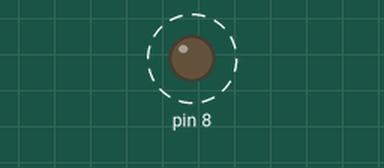
Bench run of a sketch on a simulated Arduino Uno, built with avr-gcc and run on an emulated ATmega328P. Parts: output pins drawn as LEDs (lit = HIGH). Dashed ring = blinking.

Above: at 0.05 s.
Timing chart, 0 to 3.0 s (numbered marks = the images above):
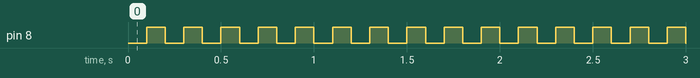

Measured:
- by itself, pin 8: alternates HIGH for 0.10 s and LOW for 0.10 s

The sketch:

main.ino
```cpp
#include <Arduino.h>
#include <avr/io.h>
#include <avr/interrupt.h>

#define _DEBUG

#ifdef _DEBUG
  #define DEBUG_PRINT(txt) Serial.print(txt);
  #define DEBUG_PRINTLN(txt) Serial.println(txt);
  #define DEBUG_VALUE(txt,val) Serial.print(txt); Serial.print(": "); Serial.println(val);
  #define DEBUG_BIN(txt,val) Serial.print(txt); Serial.print(": 0b"); Serial.println(val,BIN);
#else
  #define DEBUG_PRINT(txt)
  #define DEBUG_PRINTLN(txt)
  #define DEBUG_VALUE(txt,val)
  #define DEBUG_BIN(txt,val)
#endif

#define SERIAL_BAUDRATE 9600

ISR (TIMER1_OVF_vect)    // Timer1 ISR
{
  // toggle pin
  PORTB ^= (1<<PB0);
  TCNT1 = 63974;   // for 1 sec at 16 MHz
}

void setup() {

  Serial.begin(SERIAL_BAUDRATE);

  // set pin D8 as output
  DDRB |= (1<<PB0);

  // TC 1 Control Register A
  TCCR1A = 0x00; // normal mode

  // TC 1 Control Register B, Clock Select Bit Description
  TCCR1B = (1<<CS12) | (0<<CS11) | (1<<CS10);  // Timer mode with 1024 prescaler

  // TC 1 Interrupt Mask Register
  TIMSK1 = (1 << TOIE1) ;   // Overflow Interrupt Enable

  // initialize TC1 counter register
  TCNT1 = 63974; // for 1 sec at 16 MHz

  sei(); // Enable global interrupts by setting global interrupt enable bit in SREG

}


void loop() { }
```
